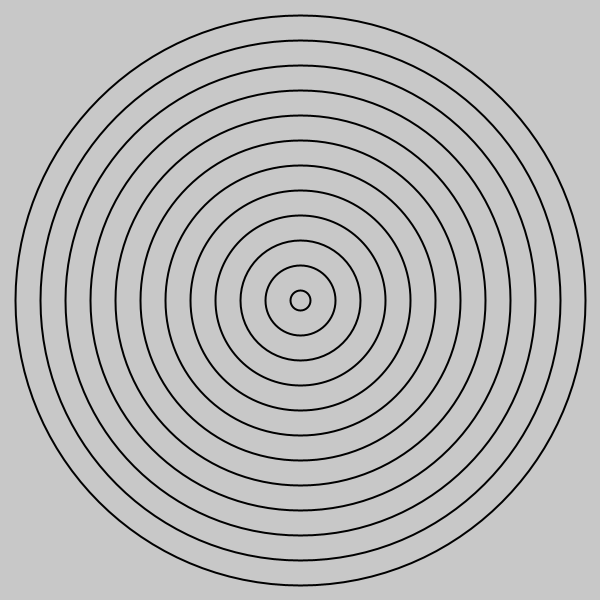
Frame 1 (no input)
Frame 60 (the mouse pressed at the canvas centre just before this capture): identical to frame 1, image omitted
Frame 120 (the mouse held since frame 60 and released just before this capture): identical to frame 1, image omitted

The Processing sketch that drew this single still picture (run headless with seeded random() and noise(); from frame 60 on, the mouse is pressed at the canvas centre):

// Processing sketch: ART331_11_VariablesAndLoops04
// ── ART331_11_VariablesAndLoops04.pde
void setup() {
  size(600,600);
  noFill();
}

void draw() {
  background(200);
  strokeWeight(2);
  for(int i=20; i<width; i+=50) {
    ellipse(width/2, height/2, i, i);
  }
}
